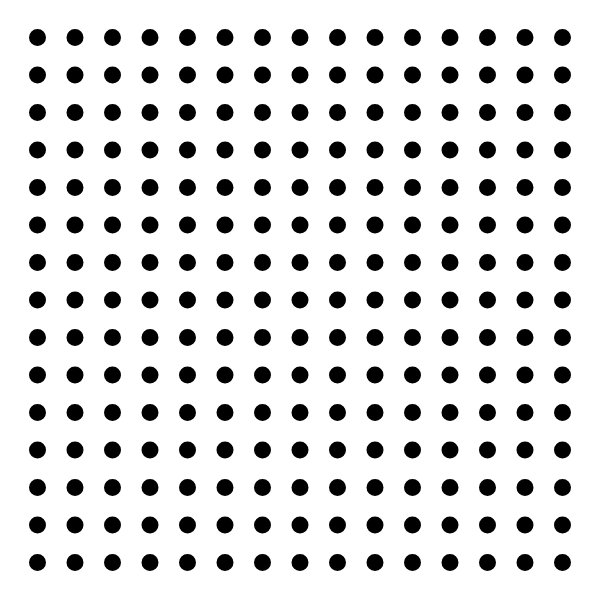
Frame 1 (no input)
Frame 60 (no input): identical to frame 1, image omitted
Frame 120 (the mouse pressed at the canvas centre since frame 60): identical to frame 1, image omitted

The p5.js sketch that drew this single still picture (run headless with seeded random() and noise() and a simulated clock; from frame 60 on, the mouse is pressed at the canvas centre):

// p5.js sketch
// ── sketch.js
let canScale,cx,cy,startDot,endDot;

let cList = [];

let lines = [];

let cycle = false;

let oob = false;

let dotsAmount = 15



function setup() {
  createCanvas(600, 600);
  canScale = height/(dotsAmount + 1);
  for (let i = canScale; i < height; i += canScale){
    for (let j = canScale; j < width; j += canScale){
      cList.push([i,j]);
    }
  }
}

function draw() {
  background(1000);
  strokeWeight(10);
  for (let i = canScale; i < height; i += canScale){
    for (let j = canScale; j < width; j += canScale){
      
      fill(0);
      circle(i,j,7);
      
    }
  }
  
  if (mouseX < canScale/2 || mouseY < canScale/2 || mouseX > width - canScale/2 || mouseY > height - canScale/2){
    oob = true;
  } else {
    oob = false;
  }
  
  if (cycle){
    line(cList[startDot][0], cList[startDot][1], mouseX, mouseY);

  }
  
  for (let i = 0; i < lines.length; i+=2){
    if (lines.length % 2 == 0){
      line(lines[i][0], lines[i][1], lines[i + 1][0], lines[i + 1][1]);
    } else {
      lines.push([mouseX, mouseY])
      line(lines[i][0], lines[i][1], lines[i + 1][0], lines[i + 1][1]);
      lines.pop();
    }
  }
  
  
}



function getCircleID(){
  
  hDis = canScale/2;
  
  for (let i = 0; i < cList.length; i++){
    
    if (abs(cList[i][0] - mouseX) <= hDis && 
        abs(cList[i][1] - mouseY) <= hDis){
      
      console.log(i);
      return(i)
      
    }
  }
}


function mouseClicked(){
  if (!oob){
    startDot = getCircleID();
    cycle = !cycle;
    lines.push(cList[startDot]);
  }
  
}

function keyTyped() {
  if (key === 'z') {
    lines.pop();
    lines.pop();
  }
}


// ── style.css
html, body {
  margin: 100;
  padding: 100;
}
canvas {
  display: block;
}
